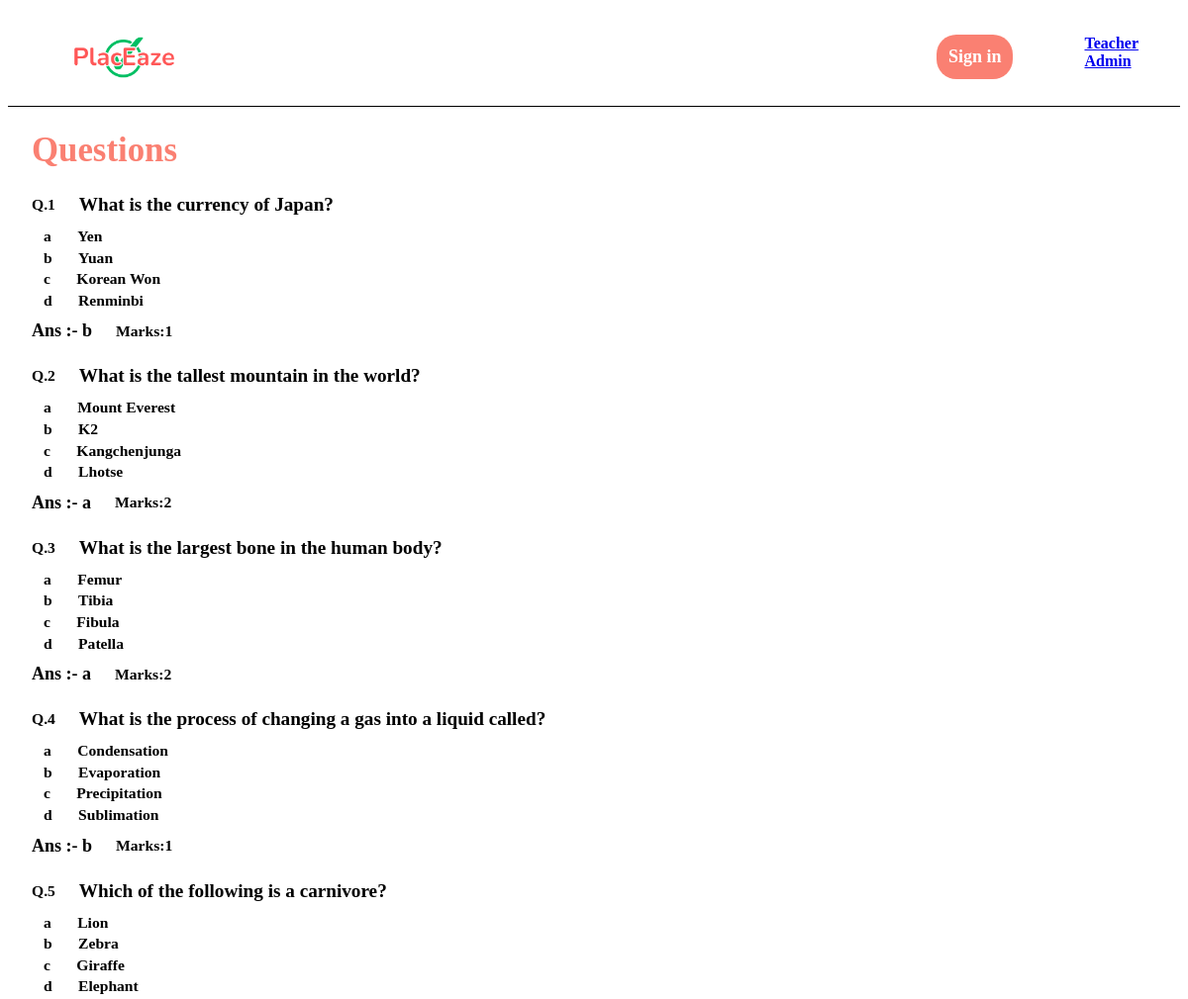
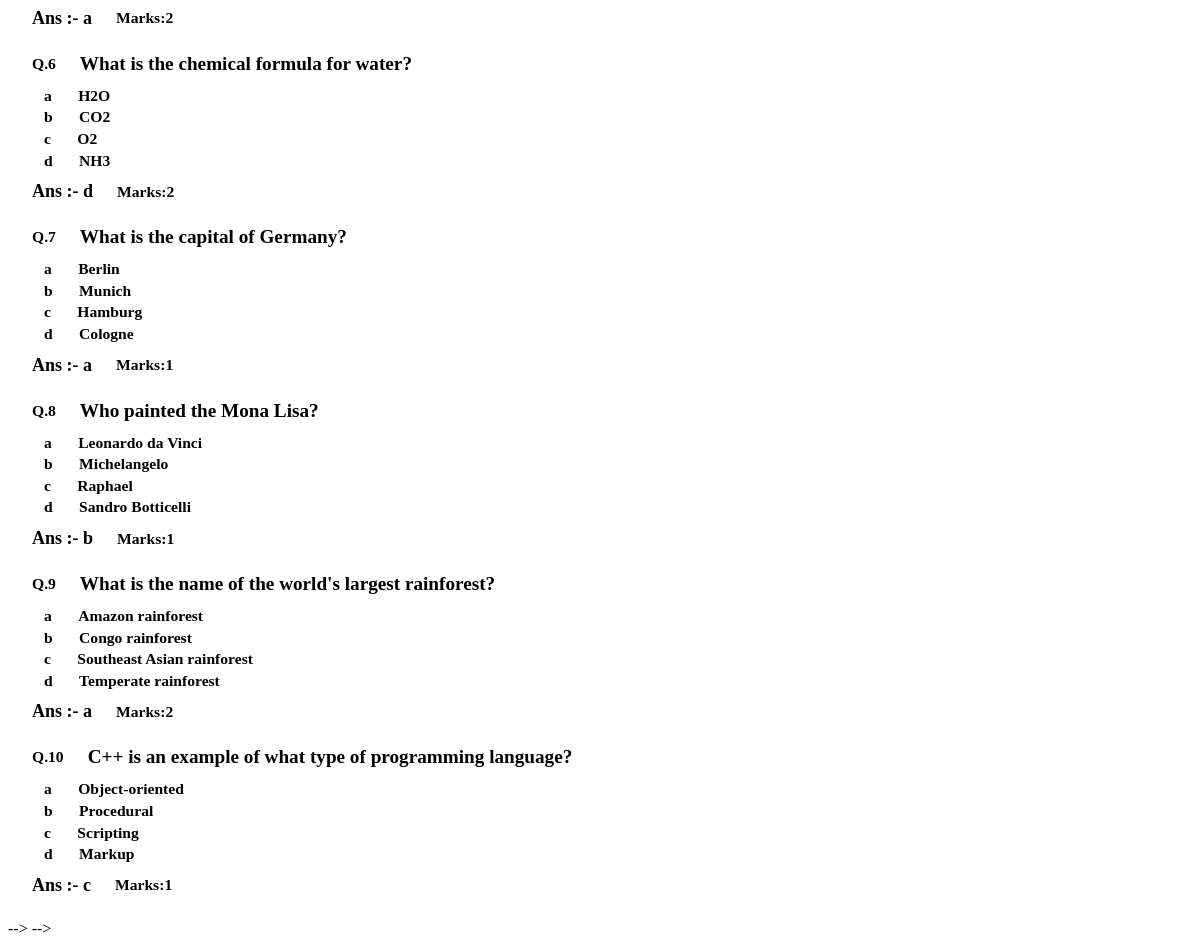
Page /displayQuiz/dynamic-binturong/ on the committed database (2 pictures, top to bottom).
### place_aze/models.py (models this page shows, shortened)
class Questions(models.Model):
    qUid=models.BigAutoField(primary_key=True)
    testId=models.CharField(max_length=20)
    qId=models.CharField(max_length=25)
    q=models.TextField()
    a=models.CharField(max_length=100)
    b=models.CharField(max_length=100)
    c=models.CharField(max_length=100)
    d=models.CharField(max_length=100)
    ans=models.CharField(max_length=10)
    marks=models.IntegerField()
    teacherId=models.BigIntegerField()

### place_aze/views.py (the view)
# urls.py: path("displayQuiz/<str:testId>/", views.displayQuiz, name="DisplayQuiz"),
@csrf_exempt
def displayQuiz(request,testId):
    obj=Questions.objects.filter(testId=testId)
    qList=[]
    for i in obj:
        qList.append([i.qId,i.q,i.a,i.b,i.c,i.d,i.ans,i.marks,i.qUid])
    return render(request,'displayQuiz.html',{'qList':qList})

### place_aze/templates/displayQuiz.html (shortened to what this page needs)
{% load static %}
<!DOCTYPE html>
<html lang="en">
<head>
</head>
<body>
    <div id="main">
        <div id="page1">
            <div id="nav">
                <div class="prt1">
                    <img src="{% static 'Images/logo.png' %}" alt="">
                </div>
                {% if user.is_authenticated %}
                <div class="prt3">
                    <a href="/"><button>Home</button></a>
                  <a href="/logoutUser/"><button>Sign out</button></a>
                  <!-- <div class="admin">
                   <h4>Teacher</h4>
                   <h4>Admin</h4>
                  </div> -->
              </div>
              {% else %}
                  <div class="prt3">
                    <a href="/studentLoginPage/"><button>Sign in</button></a>
                  <div class="admin">
                    <a href="/teacherLoginPage/"><h4>Teacher</h4></a>
                    <a href="/adminLoginPage/"><h4>Admin</h4></a>
                   </div>
                </div>
              {% endif %}
                </div>
                <div class="quetion">
                    <h1>Questions </h1>
                    {% for i in qList %}
                    <div class="que">
                      <h3><span>Q.{{i.0}}</span>  {{i.1}}  </h3>
                      <div class="options">
                        <h5><span>a</span> {{i.2}} </h5>
                      <h5><span>b</span> {{i.3}} </h5>
                      <h5><span>c</span> {{i.4}} </h5>
                      <h5><span>d</span> {{i.5}} </h5>
                      </div>
                      <h4>Ans :- {{i.6}} <span id="mark">Marks:{{i.7}}</span></h4>
                    </div>
                {% endfor %}
                </div>
        </div>
    </div>
         --> -->
     -->
</body>
</html>

### rows in the picture
Questions: q "What is the currency of Japan?", a "Yen", b "Yuan", c "Korean Won", d "Renminbi"
Questions: q "What is the tallest mountain in the world?", a "Mount Everest", b "K2", c "Kangchenjunga", d "Lhotse"
Questions: qId "3", q "What is the largest bone in the human body?", a "Femur", b "Tibia", c "Fibula", d "Patella", ans "a", marks "2"
Questions: qId "4", q "What is the process of changing a gas into a liquid called?", a "Condensation", b "Evaporation", c "Precipitation", d "Sublimation", ans "b", marks "1"
Questions: qId "5", q "Which of the following is a carnivore?", a "Lion", b "Zebra", c "Giraffe", d "Elephant", ans "a", marks "2"
Questions: qId "6", q "What is the chemical formula for water?", a "H2O", b "CO2", c "O2", d "NH3", ans "d", marks "2"
Questions: i "7", q "What is the capital of Germany?", a "Berlin", b "Munich", c "Hamburg", d "Cologne", ans "a", marks "1"
Questions: qId "8", q "Who painted the Mona Lisa?", a "Leonardo da Vinci", b "Michelangelo", c "Raphael", d "Sandro Botticelli", ans "b", marks "1"
Questions: qId "9", q "What is the name of the world's largest rainforest?", a "Amazon rainforest", b "Congo rainforest", c "Southeast Asian rainforest", d "Temperate rainforest", ans "a", marks "2"
Questions: qId "10", q "C++ is an example of what type of programming language?", a "Object-oriented", b "Procedural", c "Scripting", d "Markup"

### other values in the picture
{{ i.0 }} "1" "2"
{{ i.6 }} "b" "a" "c"
{{ i.7 }} "1" "2" "1"
